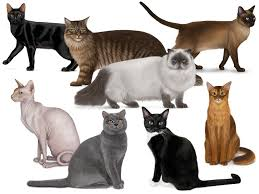
#> input picture Open CV/Freecodercamp/Photos/Cats.jpeg, 259 x 194 px, found by its file name
$ python CannyEdge.py
#> lines starting #> are read from the running program, lines starting #| are printed output that depends on the picture
import cv2

img = cv2.imread('F:/SHIKHER-VS/Advance-Python-SJ/Open CV/Freecodercamp/Photos/Cats.jpeg')
#> img is the input picture: shape (194, 259, 3); mean B, G, R 168.3, 173.5, 180.5

gray = cv2.cvtColor(img, cv2.COLOR_BGR2GRAY)
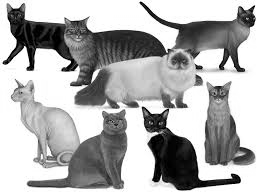
#> gray: shape (194, 259); min 0, max 255, mean 175
blurred = cv2.GaussianBlur(gray, (5, 5), 0)
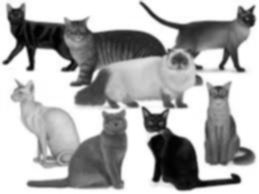
#> blurred: shape (194, 259); min 0, max 255, mean 175
edges = cv2.Canny(blurred, 50, 150)
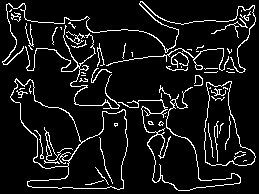
#> edges: shape (194, 259); 8.7% white in thin lines or dots

cv2.imshow("Canny Edge Detection", edges)
cv2.waitKey(0)
cv2.destroyAllWindows()
